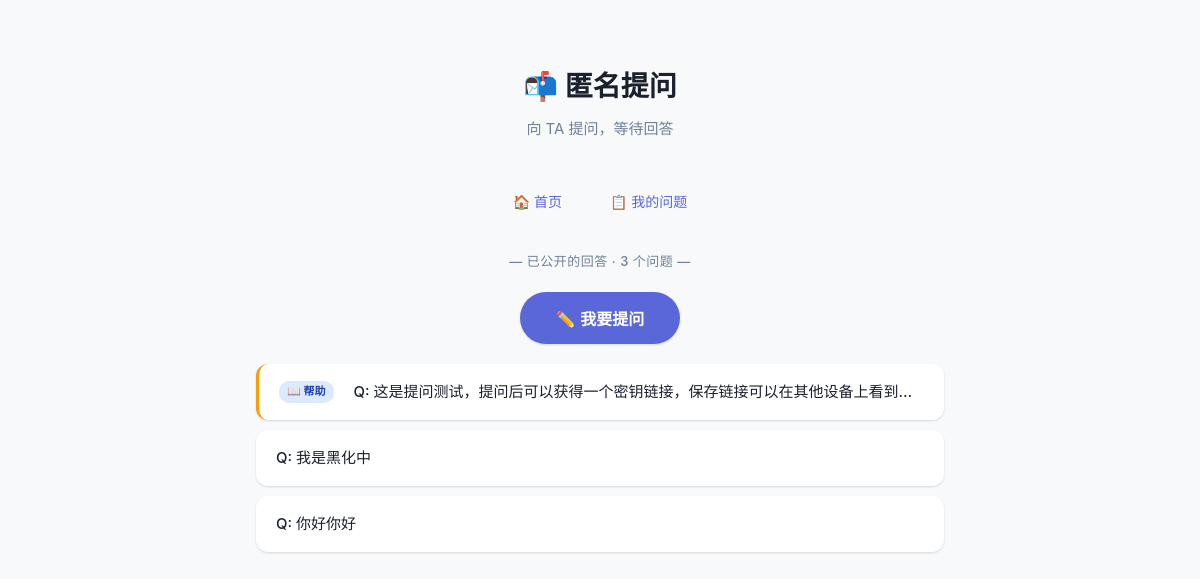
The app's page /ask, older data.
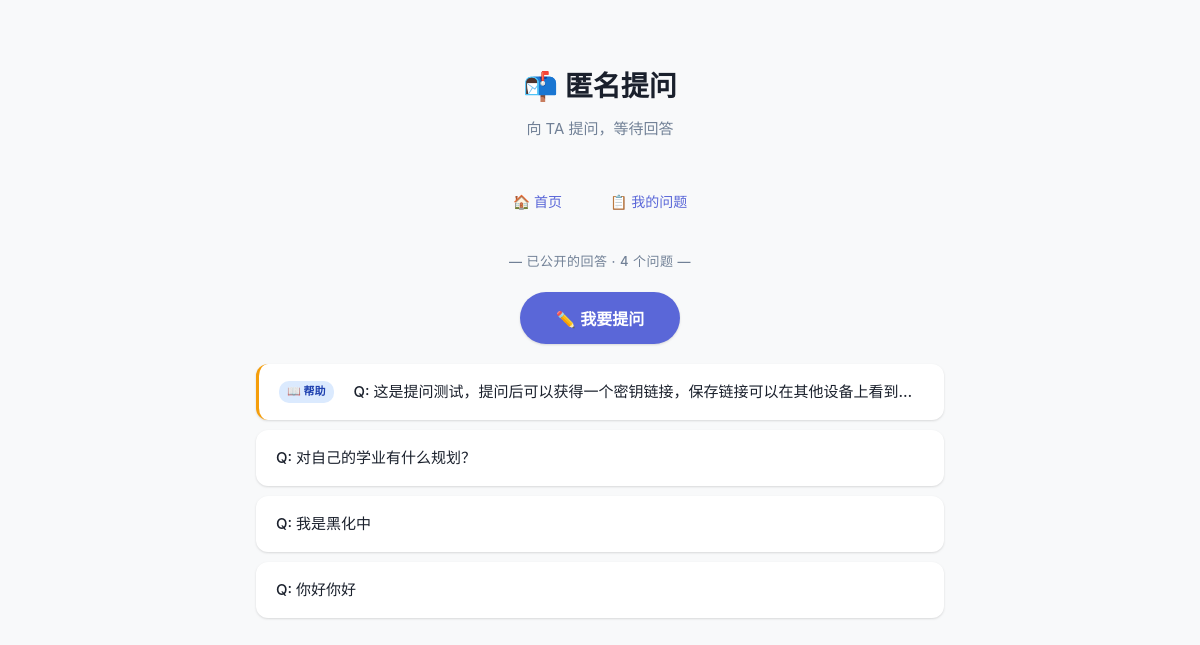
The same page, newer data.
### tables this page shows
CREATE TABLE questions (
            id TEXT PRIMARY KEY,
            content TEXT NOT NULL,
            asker_cookie_id TEXT NOT NULL,
            asker_ip TEXT NOT NULL,
            is_answered INTEGER NOT NULL DEFAULT 0,
            answer_content TEXT DEFAULT '',
            is_visible INTEGER NOT NULL DEFAULT 0,
            created_at TEXT NOT NULL,
            answered_at TEXT DEFAULT NULL
        , secret_key TEXT DEFAULT '', parent_id TEXT DEFAULT NULL, modified_at TEXT DEFAULT NULL, is_pinned INTEGER NOT NULL DEFAULT 0, pinned_at TEXT DEFAULT NULL, is_admin_post INTEGER NOT NULL DEFAULT 0, is_closed INTEGER NOT NULL DEFAULT 0, nickname TEXT DEFAULT '', is_help INTEGER NOT NULL DEFAULT 0, tag TEXT DEFAULT '', is_admin_answer INTEGER NOT NULL DEFAULT 0, draft_content TEXT DEFAULT '');

### app.py (the view)
@app.route("/ask")
def ask_page():
    questions = database.get_visible_questions()
    visible_count = database.get_visible_count()
    response = app.make_response(
        render_template("ask.html", questions=questions, visible_count=visible_count)
    )
    return set_asker_cookie(response)

### app.py (called while the page is built)
def set_asker_cookie(response):
    if not request.cookies.get("asker_id"):
        asker_id = getattr(g, "_new_asker_id", str(uuid.uuid4()))
        response.set_cookie(
            "asker_id",
            asker_id,
            max_age=60 * 60 * 24 * 365 * 10,  # 10 年，基本永不过期
            httponly=True,
            samesite="Lax",
        )
    return response

### database.py (called while the page is built)
def get_db():
    conn = sqlite3.connect(DATABASE_PATH)
    conn.row_factory = sqlite3.Row
    conn.execute("PRAGMA journal_mode=WAL")
    conn.execute("PRAGMA foreign_keys=ON")
    return conn

def get_visible_questions():
    conn = get_db()
    rows = conn.execute(
        "SELECT id, content, answer_content, created_at, answered_at, modified_at, is_pinned, pinned_at, is_help, tag "
        "FROM questions "
        "WHERE is_answered = 1 AND is_visible = 1 AND parent_id IS NULL "
        "ORDER BY is_help DESC, is_pinned DESC, pinned_at ASC, answered_at DESC"
    ).fetchall()
    questions = [dict(row) for row in rows]
    for q in questions:
        q["follow_ups"] = _get_follow_ups(conn, q["id"], answered_only=True)
    conn.close()
    return questions

def _get_follow_ups(conn, parent_id, answered_only=False):
    if answered_only:
        rows = conn.execute(
            "SELECT id, content, is_answered, answer_content, created_at, answered_at, modified_at "
            "FROM questions WHERE parent_id = ? AND is_answered = 1 ORDER BY created_at ASC",
            (parent_id,),
        ).fetchall()
    else:
        rows = conn.execute(
            "SELECT id, content, is_answered, answer_content, created_at, answered_at, modified_at "
            "FROM questions WHERE parent_id = ? ORDER BY created_at ASC",
            (parent_id,),
        ).fetchall()
    return [dict(row) for row in rows]

def get_visible_count():
    conn = get_db()
    count = conn.execute(
        "SELECT COUNT(*) FROM questions WHERE is_answered = 1 AND is_visible = 1 AND parent_id IS NULL AND is_admin_post = 0"
    ).fetchone()[0]
    conn.close()
    return count

### templates/ask.html (shortened to what this page needs)
{% extends "base.html" %}
{% block content %}
<header class="header">
    <h1>📬 匿名提问</h1>
    <p class="subtitle">向 TA 提问，等待回答</p>
</header>
<nav class="nav-links">
    <a href="/" class="nav-link">🏠 首页</a>
    <a href="/my" class="nav-link">📋 我的问题</a>
</nav>
<section class="qa-section">
    <h2 class="section-title">— 已公开的回答 · {{ visible_count }} 个问题 —</h2>
    <div style="text-align:center;margin-bottom:20px;">
        <button class="btn btn-primary btn-ask" onclick="openAskModal()">✏️ 我要提问</button>
    </div>
    {% if questions %}
    <div class="qa-list" id="qaList">
        {% for q in questions %}
        <div class="qa-card qa-clickable {% if q.is_pinned %}qa-pinned{% endif %}" onclick="openQaDetail('{{ q.id }}')">
            <div class="qa-card-header">
                {% if q.is_help %}
                    <span class="pin-badge" style="background:#dbeafe;color:#1e40af;">📖 帮助</span>
                {% elif q.is_pinned %}
                    <span class="pin-badge">📌 置顶</span>
                {% endif %}
                <span class="qa-card-question">Q: {{ q.content | e }}</span>
            </div>
        </div>
        {% endfor %}
    </div>
    {% else %}
    <div class="empty-state">
        <p>还没有公开的回答，快来提问吧！</p>
    </div>
    {% endif %}
</section>
{% endblock %}

### templates/base.html (shortened to what this page needs)
<!DOCTYPE html>
<html lang="zh-CN">
<head>
    <link rel="stylesheet" href="{{ url_for('static', filename='style.css') }}">
</head>
<body>
    <div class="container">
        {% block content %}{% endblock %}
    </div>
</body>
</html>

### static/style.css (style rules this page uses)
*, *::before, *::after { box-sizing: border-box; margin: 0; padding: 0; }
:root { --color-bg: #f8f9fa; --color-surface: #ffffff; --color-border: #e2e8f0; --color-text: #1a202c; --color-text-secondary: #718096; --color-primary: #5a67d8; --color-primary-hover: #4c51bf; --color-danger: #e53e3e; --color-success: #38a169; --color-warning: #d69e2e; --radius: 12px; --radius-sm: 8px; --shadow: 0 1px 3px rgba(0, 0, 0, 0.08), 0 1px 2px rgba(0, 0, 0, 0.06); --shadow-md: 0 4px 6px rgba(0, 0, 0, 0.07), 0 2px 4px rgba(0, 0, 0, 0.06); --shadow-lg: 0 10px 25px rgba(0, 0, 0, 0.1), 0 4px 10px rgba(0, 0, 0, 0.06); --font-sans: -apple-system, BlinkMacSystemFont, "Segoe UI", Roboto, "Helvetica Neue", Arial, "Noto Sans SC", sans-serif; }
body { font-family: var(--font-sans); background: var(--color-bg); color: var(--color-text); line-height: 1.6; min-height: 100vh; }
.container { max-width: 720px; margin: 0 auto; padding: 24px 16px 80px; }
.header { text-align: center; padding: 40px 0 24px; }
.header h1 { font-size: 28px; font-weight: 700; color: var(--color-text); margin-bottom: 8px; }
.subtitle { color: var(--color-text-secondary); font-size: 15px; margin-bottom: 20px; }
.nav-links { display: flex; justify-content: center; gap: 16px; margin-bottom: 32px; }
.nav-link { color: var(--color-primary); text-decoration: none; font-size: 14px; font-weight: 500; padding: 6px 16px; border-radius: 20px; transition: background 0.2s; }
.btn { display: inline-flex; align-items: center; justify-content: center; gap: 6px; padding: 10px 24px; border: none; border-radius: var(--radius-sm); font-size: 15px; font-weight: 600; cursor: pointer; transition: all 0.2s; text-decoration: none; }
.btn-primary { background: var(--color-primary); color: #fff; }
.btn-ask { font-size: 16px; padding: 14px 36px; border-radius: 28px; box-shadow: var(--shadow); transition: all 0.25s; }
.qa-section { margin-top: 8px; }
.section-title { text-align: center; font-size: 13px; color: var(--color-text-secondary); font-weight: 500; letter-spacing: 0.5px; margin-bottom: 20px; }
.qa-list { display: flex; flex-direction: column; gap: 10px; }
.qa-card { background: var(--color-surface); border-radius: var(--radius); box-shadow: var(--shadow); overflow: hidden; transition: box-shadow 0.2s; }
.qa-card-header { display: flex; align-items: center; gap: 12px; padding: 16px 20px; cursor: pointer; user-select: none; transition: background 0.15s; }
.qa-card-question { flex: 1; font-size: 15px; font-weight: 500; color: var(--color-text); overflow: hidden; text-overflow: ellipsis; white-space: nowrap; }
.qa-pinned { border-left: 3px solid #f59e0b; }
.pin-badge { font-size: 11px; font-weight: 600; color: #92400e; background: #fef3c7; padding: 2px 8px; border-radius: 10px; flex-shrink: 0; margin-right: 8px; }
.qa-clickable { cursor: pointer; }

Row changes from the older to the newer data that the page shows:
added questions: content "对自己的学业有什么规划？"
Text that changed along with them:
{{ visible_count }}: "3" → "4"
